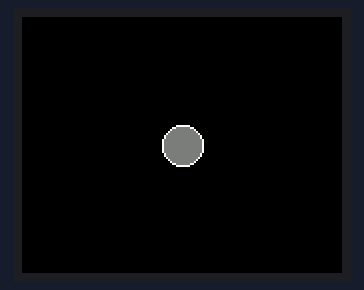
Bench run of a sketch on a simulated Arduino Uno, built with avr-gcc and run on an emulated ATmega328P. On the bench: 160×128 colour display.

Above: at 0.1 s.

The sketch:

tft.ino
```cpp
#include <SPI.h>
#include <TFT.h>            // Arduino TFT library

#define cs   10
#define dc   9
#define rst  8

TFT screen = TFT(cs, dc, rst);

void setup() {
  // initialize the screen
  screen.begin();

  // make the background black
  screen.background(0,0,0);

  // set the stroke color to white
  screen.stroke(255,255,255);

  // set the fill color to grey
  screen.fill(127,127,127);

  // draw a circle in the center of screen
  screen.circle(screen.width()/2, screen.height()/2, 10);
}

void loop() {

}
```
